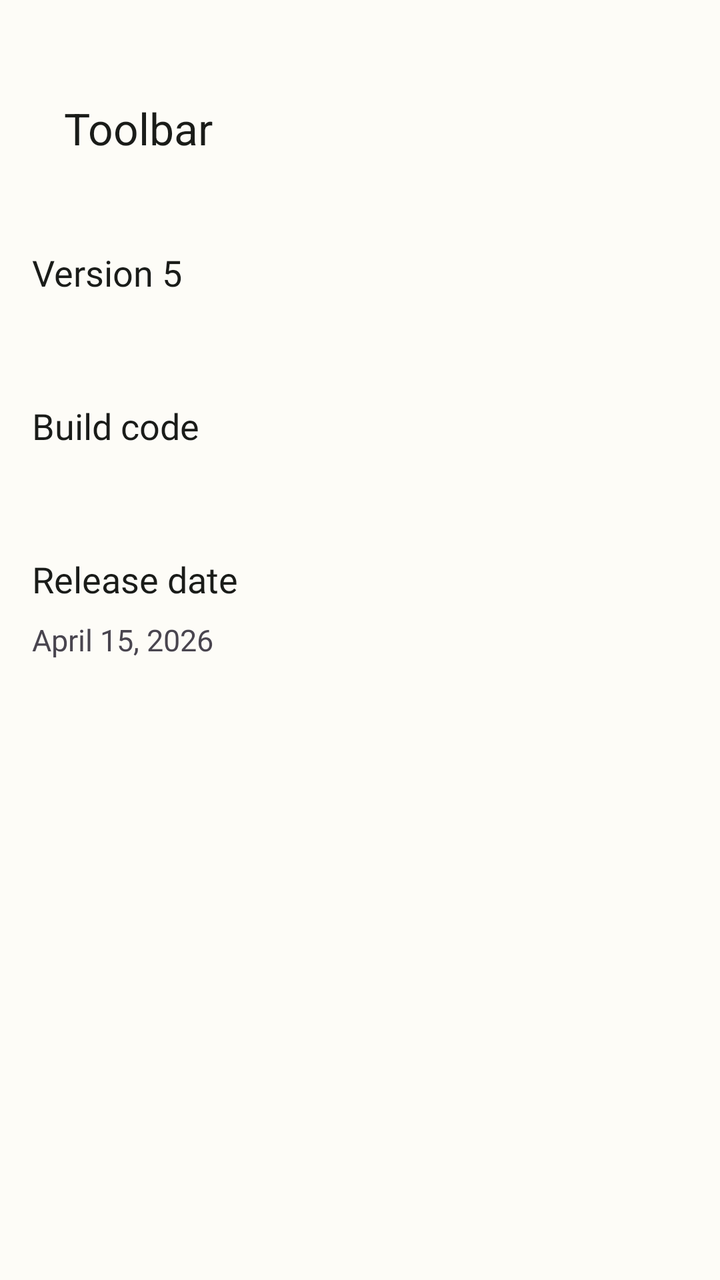
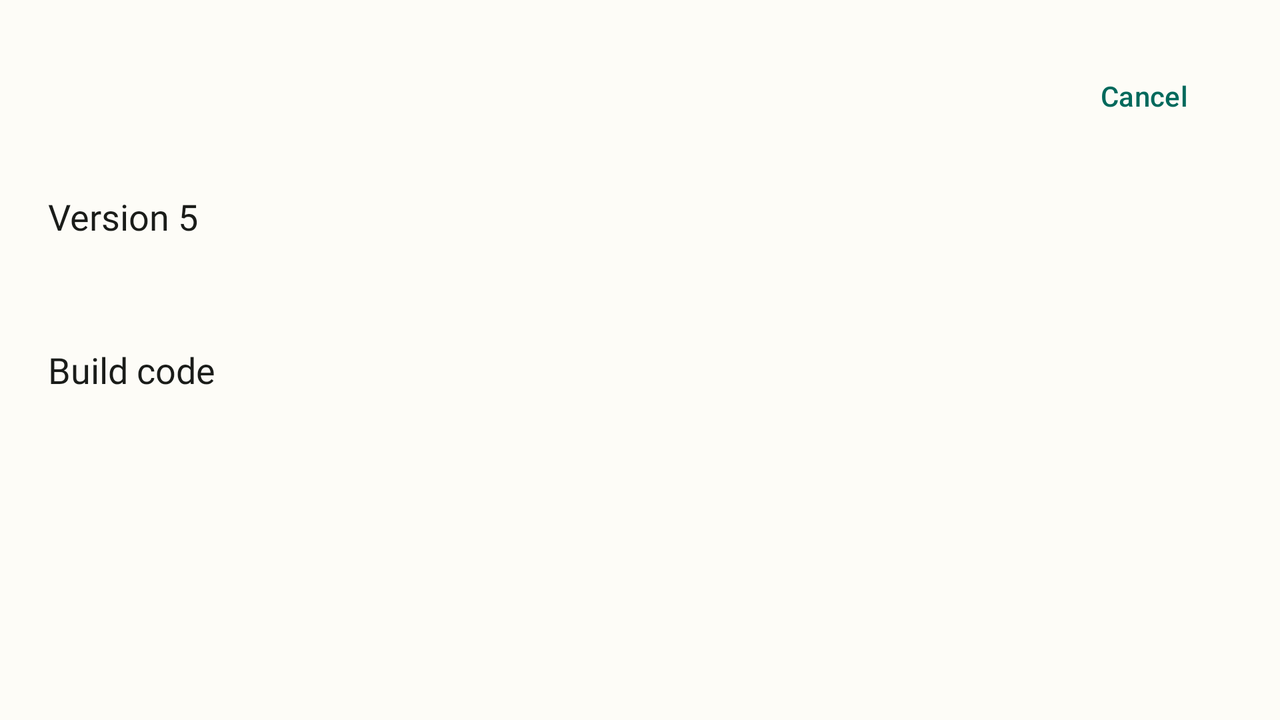

First picture: res/layout/ on a phone held upright. Second picture: the repository's own variant of that layout, on a device whose configuration matches the variant's folder. Source for both follows.
<!-- AndroidManifest.xml: application theme Theme.Tunes -->
<!-- res/layout/activity_info.xml -->
<?xml version="1.0" encoding="utf-8"?>
<androidx.core.widget.NestedScrollView xmlns:android="http://schemas.android.com/apk/res/android"
    android:layout_width="match_parent"
    android:layout_height="match_parent">

    <LinearLayout
        android:layout_width="match_parent"
        android:layout_height="wrap_content"
        android:orientation="vertical"
        android:clipToPadding="false">

        <include layout="@layout/fancy_toolbar" />

        <TextView
            style="@style/AppInfoTitleTextStyle"
            android:layout_marginStart="16dp"
            android:layout_marginTop="24dp"
            android:text="@string/app_version" />

        <TextView
            android:id="@+id/app_version_desc"
            style="@style/AppInfoSubTitleTextStyle"
            android:layout_marginStart="16dp" />

        <TextView
            style="@style/AppInfoTitleTextStyle"
            android:layout_marginStart="16dp"
            android:text="@string/build_number" />

        <TextView
            android:id="@+id/app_build_desc"
            style="@style/AppInfoSubTitleTextStyle"
            android:layout_marginStart="16dp" />

        <TextView
            style="@style/AppInfoTitleTextStyle"
            android:layout_marginStart="16dp"
            android:text="@string/app_release" />

        <TextView
            android:id="@+id/app_release_desc"
            style="@style/AppInfoSubTitleTextStyle"
            android:layout_marginStart="16dp"
            android:text="@string/app_release_desc" />

    </LinearLayout>
</androidx.core.widget.NestedScrollView>
<!-- res/layout/fancy_toolbar.xml (included above) -->
<?xml version="1.0" encoding="utf-8"?>
<com.google.android.material.appbar.AppBarLayout xmlns:android="http://schemas.android.com/apk/res/android"
    xmlns:app="http://schemas.android.com/apk/res-auto"
    xmlns:tools="http://schemas.android.com/tools"
    android:layout_width="match_parent"
    android:layout_height="wrap_content"
    android:clipToPadding="false"
    android:elevation="0dp"
    android:paddingStart="16dp"
    android:paddingEnd="16dp"
    android:background="@android:color/transparent"
    app:elevation="0dp"
    android:fitsSystemWindows="true">

    <androidx.appcompat.widget.Toolbar
        android:id="@+id/toolbar"
        android:layout_width="match_parent"
        android:layout_height="?attr/actionBarSize"
        android:layout_marginTop="32dp"
        android:layout_marginBottom="4dp"
        android:background="@drawable/search_background"
        android:elevation="4dp"
        app:layout_scrollFlags="scroll|enterAlways|snap"
        app:popupTheme="@style/ToolbarPopupTheme"
        app:titleTextAppearance="@style/ToolbarTitleTextAppearance"
        tools:title="Toolbar" />

</com.google.android.material.appbar.AppBarLayout>
<!-- resources referenced by this layout -->
<resources>
  <string name="app_release">Release date</string>
  <string name="app_release_desc">April 15, 2026</string>
  <string name="app_version">Version 5</string>
  <string name="build_number">Build code</string>
  <style name="AppInfoSubTitleTextStyle">
          <item name="android:layout_width">wrap_content</item>
          <item name="android:layout_height">wrap_content</item>
          <item name="android:textColor">?colorOnSurfaceVariant</item>
          <item name="android:textSize">15sp</item>
      </style>
  <style name="AppInfoTitleTextStyle">
          <item name="android:layout_width">wrap_content</item>
          <item name="android:layout_height">wrap_content</item>
          <item name="android:layout_marginTop">24dp</item>
          <item name="android:layout_marginBottom">8dp</item>
          <item name="android:textColor">?colorOnSurface</item>
          <item name="android:fontFamily">@font/dotgothic16_regular</item>
          <item name="android:textSize">18sp</item>
      </style>
  <style name="ToolbarPopupTheme">
          <item name="android:popupBackground">?colorSurface</item>
      </style>
  <style name="ToolbarTitleTextAppearance" parent="TextAppearance.Material3.TitleLarge">
          <item name="android:textColor">?colorOnSurface</item>
          <item name="android:fontFamily">@font/dotgothic16_regular</item>
      </style>
  <color name="md_theme_primary">#00695C</color>
  <color name="md_theme_onPrimary">#FFFFFF</color>
  <color name="md_theme_primaryContainer">#5FDBCF</color>
  <color name="md_theme_onPrimaryContainer">#00201B</color>
  <color name="md_theme_secondary">#4D635D</color>
  <color name="md_theme_onSecondary">#FFFFFF</color>
  <color name="md_theme_secondaryContainer">#D0E8E2</color>
  <color name="md_theme_onSecondaryContainer">#061F1C</color>
  <color name="md_theme_tertiary">#5B5B7E</color>
  <color name="md_theme_onTertiary">#FFFFFF</color>
  <color name="md_theme_tertiaryContainer">#E2E0FF</color>
  <color name="md_theme_onTertiaryContainer">#181937</color>
  <color name="md_theme_error">#BA1A1A</color>
  <color name="md_theme_onError">#FFFFFF</color>
  <color name="md_theme_background">#FDFCF7</color>
  <color name="md_theme_onBackground">#1A1C19</color>
  <color name="md_theme_surface">#FDFCF7</color>
  <color name="md_theme_onSurface">#1A1C19</color>
  <!-- some entries are left out for length -->
</resources>
<!-- res/layout-land/activity_info.xml (the repository's variant of the layout above) -->
<!-- drawn on the phone turned sideways -->
<?xml version="1.0" encoding="utf-8"?>
<androidx.core.widget.NestedScrollView xmlns:android="http://schemas.android.com/apk/res/android"
    android:layout_width="match_parent"
    android:layout_height="match_parent">

    <LinearLayout
        android:layout_width="match_parent"
        android:layout_height="wrap_content"
        android:orientation="vertical"
        android:padding="24dp">

        <Button
            android:id="@+id/app_info_close_btn"
            android:layout_width="wrap_content"
            android:layout_height="wrap_content"
            android:text="@string/cancel"
            style="@style/Widget.Material3.Button.TextButton"
            android:layout_gravity="end" />

        <TextView
            style="@style/AppInfoTitleTextStyle"
            android:text="@string/app_version" />

        <TextView
            android:id="@+id/app_version_desc"
            style="@style/AppInfoSubTitleTextStyle" />

        <TextView
            style="@style/AppInfoTitleTextStyle"
            android:text="@string/build_number" />

        <TextView
            android:id="@+id/app_build_desc"
            style="@style/AppInfoSubTitleTextStyle" />

    </LinearLayout>
</androidx.core.widget.NestedScrollView>
<!-- resources referenced by the variant -->
<!-- as the phone turned sideways resolves them -->
<resources>
  <string name="app_version">Version 5</string>
  <string name="build_number">Build code</string>
  <string name="cancel">Cancel</string>
  <style name="AppInfoSubTitleTextStyle">
          <item name="android:layout_width">wrap_content</item>
          <item name="android:layout_height">wrap_content</item>
          <item name="android:textColor">?colorOnSurfaceVariant</item>
          <item name="android:textSize">15sp</item>
      </style>
  <style name="AppInfoTitleTextStyle">
          <item name="android:layout_width">wrap_content</item>
          <item name="android:layout_height">wrap_content</item>
          <item name="android:layout_marginTop">24dp</item>
          <item name="android:layout_marginBottom">8dp</item>
          <item name="android:textColor">?colorOnSurface</item>
          <item name="android:fontFamily">@font/dotgothic16_regular</item>
          <item name="android:textSize">18sp</item>
      </style>
  <style name="Theme.Tunes" parent="Theme.Material3.DayNight.NoActionBar">
          
          <item name="colorPrimary">@color/md_theme_primary</item>
          <item name="colorOnPrimary">@color/md_theme_onPrimary</item>
          <item name="colorPrimaryContainer">@color/md_theme_primaryContainer</item>
          <item name="colorOnPrimaryContainer">@color/md_theme_onPrimaryContainer</item>
          
          
          <item name="colorSecondary">@color/md_theme_secondary</item>
          <item name="colorOnSecondary">@color/md_theme_onSecondary</item>
          <item name="colorSecondaryContainer">@color/md_theme_secondaryContainer</item>
          <item name="colorOnSecondaryContainer">@color/md_theme_onSecondaryContainer</item>
          
          
          <item name="colorTertiary">@color/md_theme_tertiary</item>
          <item name="colorOnTertiary">@color/md_theme_onTertiary</item>
          <item name="colorTertiaryContainer">@color/md_theme_tertiaryContainer</item>
          <item name="colorOnTertiaryContainer">@color/md_theme_onTertiaryContainer</item>
          
          
          <item name="colorError">@color/md_theme_error</item>
          <item name="colorOnError">@color/md_theme_onError</item>
          
          
          <item name="android:colorBackground">@color/md_theme_background</item>
          <item name="colorOnBackground">@color/md_theme_onBackground</item>
          <item name="colorSurface">@color/md_theme_surface</item>
          <item name="colorOnSurface">@color/md_theme_onSurface</item>
          
          <item name="android:windowBackground">@color/md_theme_background</item>
  
          
          <item name="android:statusBarColor">@android:color/transparent</item>
          <item name="android:windowLightStatusBar">true</item>
          
          
          <item name="android:navigationBarColor">@android:color/transparent</item>
          <item name="android:windowLightNavigationBar">true</item>
      </style>
  <color name="md_theme_primary">#00695C</color>
  <color name="md_theme_onPrimary">#FFFFFF</color>
  <color name="md_theme_primaryContainer">#5FDBCF</color>
  <color name="md_theme_onPrimaryContainer">#00201B</color>
  <color name="md_theme_secondary">#4D635D</color>
  <color name="md_theme_onSecondary">#FFFFFF</color>
  <color name="md_theme_secondaryContainer">#D0E8E2</color>
  <color name="md_theme_onSecondaryContainer">#061F1C</color>
  <color name="md_theme_tertiary">#5B5B7E</color>
  <color name="md_theme_onTertiary">#FFFFFF</color>
  <color name="md_theme_tertiaryContainer">#E2E0FF</color>
  <color name="md_theme_onTertiaryContainer">#181937</color>
  <color name="md_theme_error">#BA1A1A</color>
  <color name="md_theme_onError">#FFFFFF</color>
  <color name="md_theme_background">#FDFCF7</color>
  <color name="md_theme_onBackground">#1A1C19</color>
  <color name="md_theme_surface">#FDFCF7</color>
  <color name="md_theme_onSurface">#1A1C19</color>
</resources>
